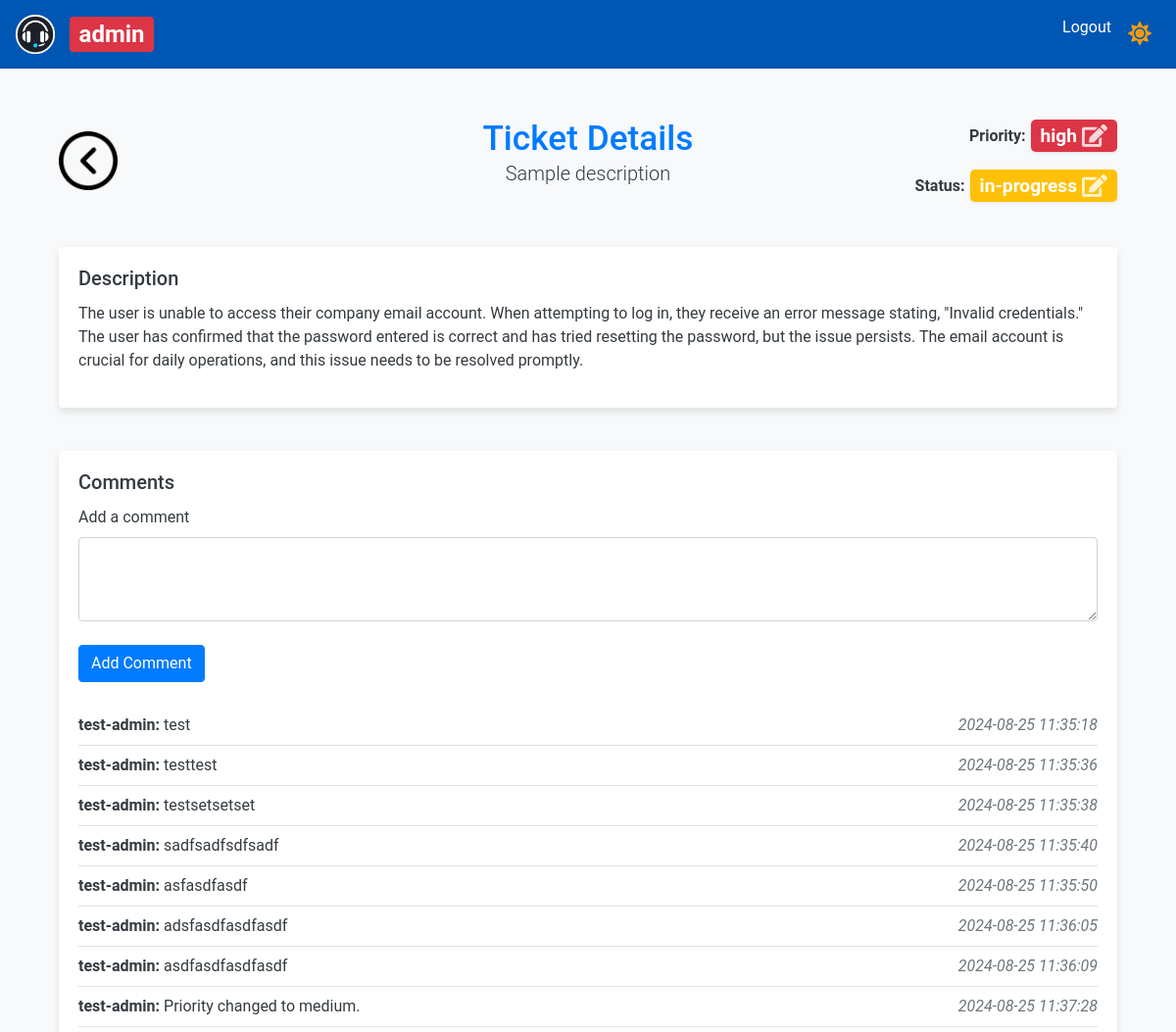
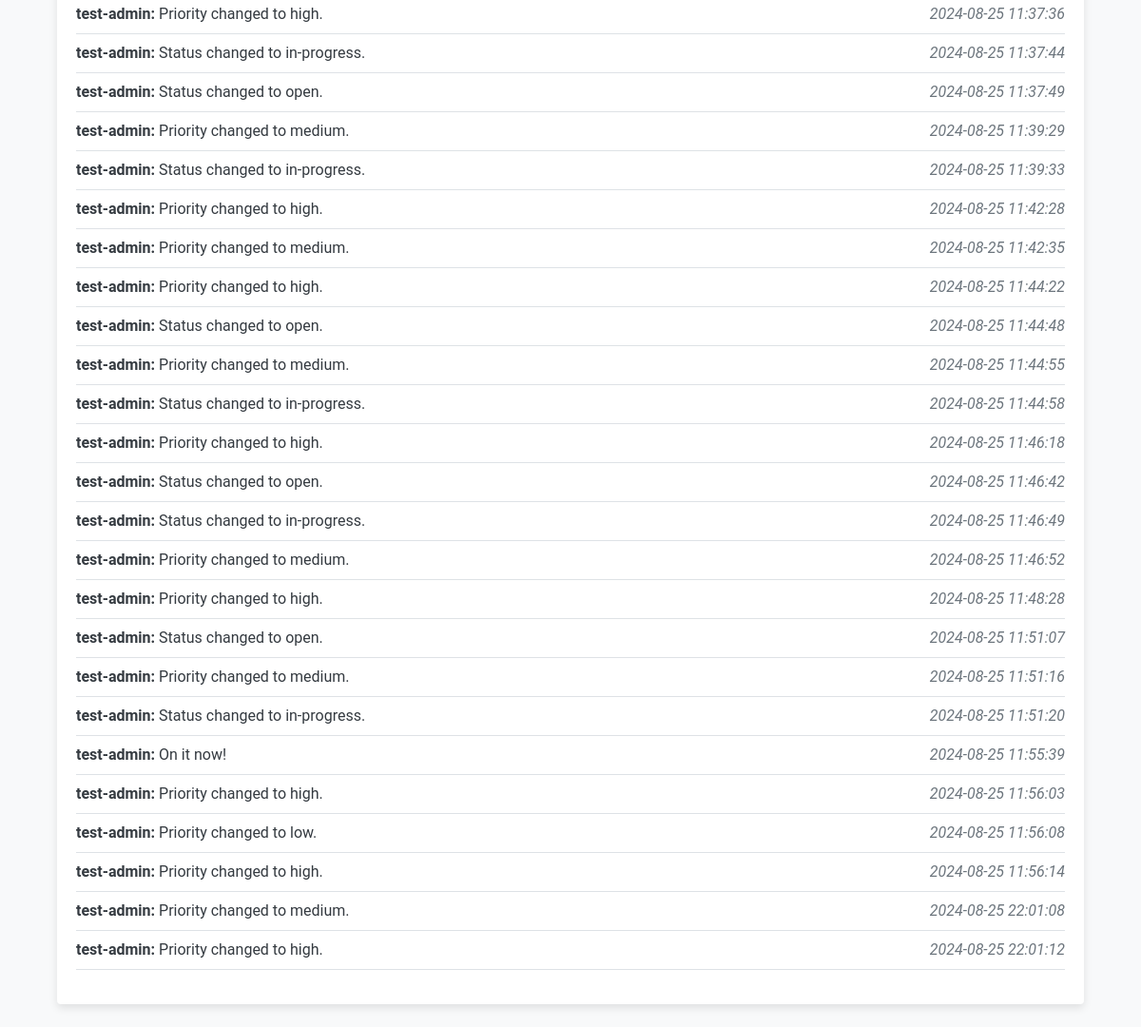
Page /ticket/1 (signed in) on the committed database (2 pictures, top to bottom).
### app/models.py (models this page shows)
class User(UserMixin, db.Model):
    id = db.Column(db.Integer, primary_key=True)
    name = db.Column(db.String(150), nullable=False)
    email = db.Column(db.String(150), unique=True, nullable=False)
    password = db.Column(db.String(150), nullable=False)
    role = db.Column(db.String(50), nullable=False)
    created_tickets = db.relationship(
        "Ticket",
        foreign_keys="Ticket.user_id",
        backref="creator",
        overlaps="assigned_tickets",
    )
    assigned_tickets = db.relationship(
        "Ticket",
        foreign_keys="Ticket.assigned_to",
        backref="assignee",
        overlaps="created_tickets",
    )
    user_comments = db.relationship(
        "Comment", backref="commenter", overlaps="commenter,comments"
    )

class Ticket(db.Model):
    id = db.Column(db.Integer, primary_key=True)
    title = db.Column(db.String(150), nullable=False)
    description = db.Column(db.Text, nullable=False)
    status = db.Column(db.String(50), nullable=False)
    priority = db.Column(db.String(50), nullable=False)
    created_at = db.Column(db.DateTime, default=datetime.utcnow)
    updated_at = db.Column(
        db.DateTime, default=datetime.utcnow, onupdate=datetime.utcnow
    )
    assigned_to = db.Column(db.Integer, db.ForeignKey("user.id"))
    user_id = db.Column(db.Integer, db.ForeignKey("user.id"))

class Comment(db.Model):
    id = db.Column(db.Integer, primary_key=True)
    ticket_id = db.Column(db.Integer, db.ForeignKey("ticket.id"))
    user_id = db.Column(db.Integer, db.ForeignKey("user.id"))
    comment_text = db.Column(db.Text, nullable=False)
    created_at = db.Column(db.DateTime, default=datetime.utcnow)  # Add timestamp
    ticket = db.relationship("Ticket", backref="ticket_comments")
    user = db.relationship("User", backref="comments", overlaps="comments")

### app/routes.py (the view, shortened to what this page needs)
@bp.route("/ticket/<int:ticket_id>", methods=["GET", "POST"])
@login_required
def ticket_details(ticket_id):
    print(f"Loading ticket details for ticket ID: {ticket_id}")
    ticket = Ticket.query.get_or_404(ticket_id)
    comments = Comment.query.filter_by(ticket_id=ticket.id).all()
    return render_template("ticket_details.html", ticket=ticket, comments=comments)

### app/__init__.py (called while the page is built)
def create_app():
    app = Flask(__name__, instance_relative_config=True)
    app.config.from_pyfile("config.py")  # Ensure this file exists in the instance folder
    db.init_app(app)
    login_manager.init_app(app)
    migrate.init_app(app, db)
    from .models import User  # Make sure User model is correctly defined
    @login_manager.user_loader
    def load_user(user_id):
        return User.query.get(int(user_id))
    from .routes import bp  # Ensure bp is defined as a Blueprint in routes.py
    app.register_blueprint(bp)
    return app

### app/templates/ticket_details.html (shortened to what this page needs)
{% extends "base.html" %}
{% block content %}
<div class="container mt-5">
    <div class="row mb-4 align-items-center">
        <div class="col-md-2 text-start d-flex align-items-center">
            <a href="{{ url_for('main.all_tickets') }}">
                <img src="{{ url_for('static', filename='back-arrow-3095.png') }}" alt="Back to Dashboard" class="back-button-icon">
            </a>
        </div>
        <div class="col-md-8 text-center d-flex flex-column align-items-center">
            <h2 class="text-primary mb-0">Ticket Details</h2>
            <p class="lead">Sample description</p>
        </div>
        <div class="col-md-2 text-end">
            <div class="status-priority-container">
                <div class="mb-2">
                    <p class="mb-0">
                        <span><strong>Priority:</strong></span>
                        <span class="badge text-white clickable-badge {% if ticket.priority == 'high' %}bg-danger{% elif ticket.priority == 'medium' %}bg-warning{% else %}bg-info{% endif %}" id="priority-badge" data-bs-toggle="tooltip" title="Click to update priority">
                            {{ ticket.priority }} <i class="fas fa-edit ms-2"></i>
                        </span>
                    </p>
                </div>
                <div>
                    <p class="mb-0">
                        <span><strong>Status:</strong></span>
                        <span class="badge text-white clickable-badge {% if ticket.status == 'open' %}bg-success{% elif ticket.status == 'in-progress' %}bg-warning{% else %}bg-secondary{% endif %}" id="status-badge" data-bs-toggle="tooltip" title="Click to update status">
                            {{ ticket.status }} <i class="fas fa-edit ms-2"></i>
                        </span>
                    </p>
                </div>
            </div>
        </div>
            </div>
    <div class="row mb-4">
        <div class="col-md-12">
            <div class="card">
                <div class="card-body">
                    <h5 class="card-title">Description</h5>
                    <p>{{ ticket.description }}</p>
                </div>
            </div>
        </div>
    </div>
    <div class="row mb-4">
        <div class="col-md-12">
            <div class="card">
                <div class="card-body">
                    <h5 class="card-title">Comments</h5>
                    <form method="POST" class="mb-3">
                        <div class="form-group">
                            <label for="comment_text">Add a comment</label>
                            <textarea class="form-control" id="comment_text" name="comment_text" rows="3" required></textarea>
                        </div>
                        <button type="submit" class="btn btn-primary mt-2">Add Comment</button>
                    </form>
                    <ul class="list-unstyled mt-4">
                        {% for comment in comments %}
                        <li class="d-flex justify-content-between border-bottom py-2">
                            <div>
                                <strong>{{ comment.user.name }}:</strong> {{ comment.comment_text }}
                            </div>
                            <div class="text-muted">
                                <em>{{ comment.created_at.strftime('%Y-%m-%d %H:%M:%S') }}</em>
                            </div>
                        </li>
                        {% endfor %}
                    </ul>
                </div>
            </div>
        </div>
    </div>
</div>
{% endblock %}

### app/templates/base.html (shortened to what this page needs)
<!DOCTYPE html>
<html lang="en">
  <head>
    <link
      href="https://stackpath.bootstrapcdn.com/bootstrap/4.5.2/css/bootstrap.min.css"
      rel="stylesheet"
    />
    <link
      href="{{ url_for('static', filename='styles.css') }}"
      rel="stylesheet"
    />
    <link
      rel="stylesheet"
      href="https://cdnjs.cloudflare.com/ajax/libs/font-awesome/5.15.4/css/all.min.css"
    />
  </head>
  <body class="light-mode">
    <nav class="navbar navbar-expand-lg">
      <a class="navbar-brand" href="#">
        <img
          src="{{ url_for('static', filename='logo.png') }}"
          alt="Help Desk Logo"
          style="height: 40px"
        />
        {% if current_user.is_authenticated %}
        <div class="role-badge">
          <span class="badge badge-role-{{ current_user.role }}"
            >{{ current_user.role }}</span
          >
        </div>
        {% endif %}
      </a>
      <div class="collapse navbar-collapse" id="navbarNav">
        <ul class="navbar-nav ml-auto">
          {% if current_user.is_authenticated %}
          <li class="nav-item">
            <a class="nav-link" href="{{ url_for('main.logout') }}">Logout</a>
          </li>
          {% endif %}
          <li class="nav-item">
            <button id="theme-toggle-button" class="btn btn-link nav-link">
              <i id="theme-toggle-icon" class="fas fa-sun"></i>
            </button>
          </li>
        </ul>
      </div>
    </nav>
    <div class="container">{% block content %} {% endblock %}</div>
  </body>
</html>

### app/static/styles.css (style rules this page uses)
body { font-family: "Roboto", sans-serif; background-color: #f8f9fa; margin: 0; color: #343a40; }
.container { margin-top: 50px; }
h2 { color: #007bff; }
.card { border: none; margin-top: 20px; box-shadow: 0 4px 8px rgba(0, 0, 0, 0.1); }
.btn-primary, .btn-secondary, .btn-success, .btn-warning { margin-right: 10px; }
.btn-primary { background-color: #007bff; border-color: #007bff; }
.badge { font-size: 1.2em; }
.text-primary { color: #007bff !important; font-size: 2.2em; }
.badge-role-admin { background-color: #dc3545; color: white; }
.list-unstyled { margin-top: 20px; }
.list-unstyled li { border-bottom: 1px solid #e9ecef; padding: 10px 0; }
.list-unstyled li:last-child { border-bottom: none; }
.navbar { background-color: #0056b3; }
.navbar .navbar-brand, .navbar .nav-link { color: #ffffff; }
.form-group { margin-bottom: 1rem; }
.back-button-icon { width: 60px; height: 60px; vertical-align: middle; }
.role-badge { display: inline-block; margin-left: 10px; vertical-align: middle; }
#theme-toggle-button { font-size: 1.5rem; cursor: pointer; }
#theme-toggle-button .fas { transition: color 0.3s ease; }
body.light-mode #theme-toggle-icon { color: #f39c12; }
.status-priority-container { display: flex; flex-direction: column; align-items: flex-end; gap: 10px; width: 100%; }
.status-priority-container p { display: flex; align-items: center; justify-content: flex-end; }
.clickable-badge { cursor: pointer; transition: transform 0.2s, box-shadow 0.2s; display: inline-flex; align-items: center; padding: 5px 10px; border-radius: 5px; box-shadow: 0 1px 3px rgba(0, 0, 0, 0.1); white-space: nowrap; justify-content: space-between; margin-left: 5px; }
.clickable-badge i { margin-left: 5px; font-size: 1.2em; opacity: 0.8; }

### rows in the picture
User: role "admin"
Ticket: priority "high", status "in-progress", description "The user is unable to access their company email account. When attempting to log in, they receive an error message stating, \"Invalid credentials.\" The user has confirmed that the password entered is correct and has tried resetting the password, but the issue persists. The email account is crucial for daily operations, and this issue needs to be resolved promptly."
Comment: user.name "test-admin", comment_text "test", created_at "2024-08-25 11:35:18"
Comment: user.name "test-admin", comment_text "testtest", created_at "2024-08-25 11:35:36"
Comment: user.name "test-admin", comment_text "testsetsetset", created_at "2024-08-25 11:35:38"
Comment: user.name "test-admin", comment_text "sadfsadfsdfsadf", created_at "2024-08-25 11:35:40"
Comment: user.name "test-admin", comment_text "asfasdfasdf", created_at "2024-08-25 11:35:50"
Comment: user.name "test-admin", comment_text "adsfasdfasdfasdf", created_at "2024-08-25 11:36:05"
Comment: user.name "test-admin", comment_text "asdfasdfasdfasdf", created_at "2024-08-25 11:36:09"
Comment: user.name "test-admin", comment_text "Priority changed to medium.", created_at "2024-08-25 11:37:28"
Comment: user.name "test-admin", comment_text "Priority changed to high.", created_at "2024-08-25 11:37:36"
Comment: user.name "test-admin", comment_text "Status changed to in-progress.", created_at "2024-08-25 11:37:44"
Comment: user.name "test-admin", comment_text "Status changed to open.", created_at "2024-08-25 11:37:49"
Comment: user.name "test-admin", comment_text "Priority changed to medium.", created_at "2024-08-25 11:39:29"
Comment: user.name "test-admin", comment_text "Status changed to in-progress.", created_at "2024-08-25 11:39:33"
Comment: user.name "test-admin", comment_text "Priority changed to high.", created_at "2024-08-25 11:42:28"
Comment: user.name "test-admin", comment_text "Priority changed to medium.", created_at "2024-08-25 11:42:35"
Comment: user.name "test-admin", comment_text "Priority changed to high.", created_at "2024-08-25 11:44:22"
Comment: user.name "test-admin", comment_text "Status changed to open.", created_at "2024-08-25 11:44:48"
Comment: user.name "test-admin", comment_text "Priority changed to medium.", created_at "2024-08-25 11:44:55"
Comment: user.name "test-admin", comment_text "Status changed to in-progress.", created_at "2024-08-25 11:44:58"
Comment: user.name "test-admin", comment_text "Priority changed to high.", created_at "2024-08-25 11:46:18"
Comment: user.name "test-admin", comment_text "Status changed to open.", created_at "2024-08-25 11:46:42"
Comment: user.name "test-admin", comment_text "Status changed to in-progress.", created_at "2024-08-25 11:46:49"
Comment: user.name "test-admin", comment_text "Priority changed to medium.", created_at "2024-08-25 11:46:52"
Comment: user.name "test-admin", comment_text "Priority changed to high.", created_at "2024-08-25 11:48:28"
Comment: user.name "test-admin", comment_text "Status changed to open.", created_at "2024-08-25 11:51:07"
Comment: user.name "test-admin", comment_text "Priority changed to medium.", created_at "2024-08-25 11:51:16"
Comment: user.name "test-admin", comment_text "Status changed to in-progress.", created_at "2024-08-25 11:51:20"
Comment: user.name "test-admin", comment_text "On it now!", created_at "2024-08-25 11:55:39"
Comment: user.name "test-admin", comment_text "Priority changed to high.", created_at "2024-08-25 11:56:03"
Comment: user.name "test-admin", comment_text "Priority changed to low.", created_at "2024-08-25 11:56:08"
Comment: user.name "test-admin", comment_text "Priority changed to high.", created_at "2024-08-25 11:56:14"
Comment: user.name "test-admin", comment_text "Priority changed to medium.", created_at "2024-08-25 22:01:08"
Comment: user.name "test-admin", comment_text "Priority changed to high.", created_at "2024-08-25 22:01:12"
